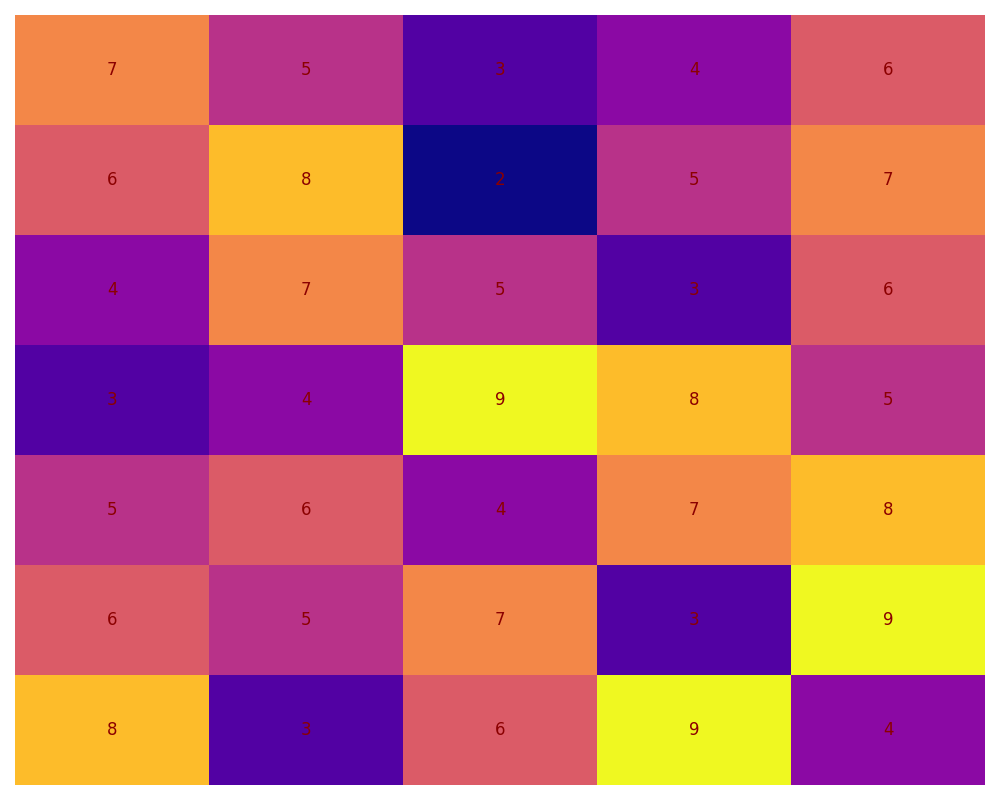

Recreate this plot in Python.
import matplotlib.pyplot as plt
import numpy as np

influence_matrix = np.array([
    [7, 5, 3, 4, 6],
    [6, 8, 2, 5, 7],
    [4, 7, 5, 3, 6],
    [3, 4, 9, 8, 5],
    [5, 6, 4, 7, 8],
    [6, 5, 7, 3, 9],
    [8, 3, 6, 9, 4],
])

fig, ax = plt.subplots(figsize=(10, 8))

cax = ax.imshow(influence_matrix, cmap='plasma', aspect='auto', interpolation='nearest')

ax.set_xticks([])
ax.set_yticks([])
ax.spines['top'].set_visible(False)
ax.spines['right'].set_visible(False)
ax.spines['bottom'].set_visible(False)
ax.spines['left'].set_visible(False)

for i in range(len(influence_matrix)):
    for j in range(len(influence_matrix[0])):
        ax.text(j, i, influence_matrix[i, j], ha='center', va='center', color='darkred', fontsize=12)

plt.tight_layout()

plt.show()
